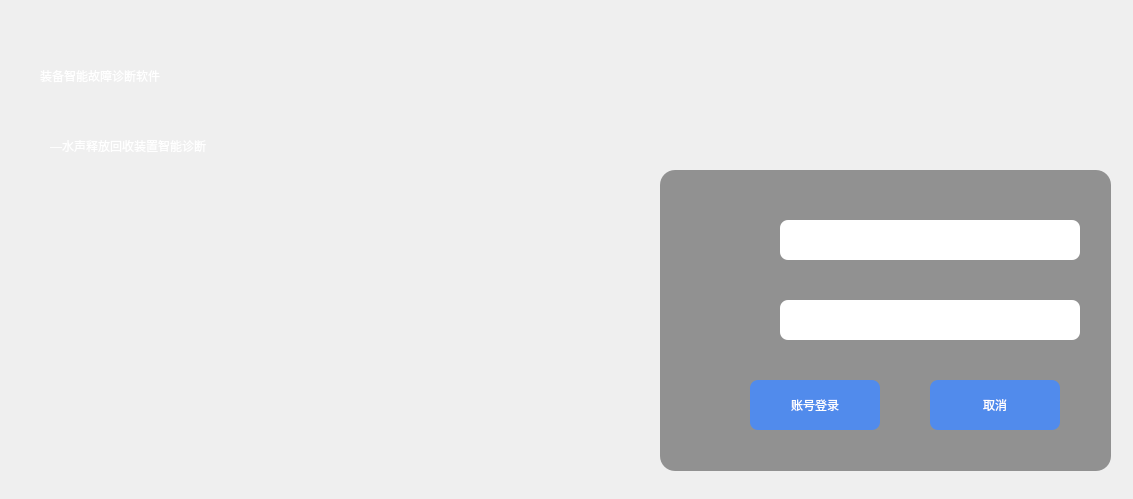
<?xml version="1.0" encoding="UTF-8"?>
<ui version="4.0">
 <class>qdlglogin</class>
 <widget class="QDialog" name="qdlglogin">
  <property name="geometry">
   <rect>
    <x>0</x>
    <y>0</y>
    <width>1133</width>
    <height>499</height>
   </rect>
  </property>
  <property name="windowTitle">
   <string>Dialog</string>
  </property>
  <property name="styleSheet">
   <string notr="true">QDialog#qdlglogin{
border-image: url(:/widget/login_background.png);
}

</string>
  </property>
  <widget class="QLabel" name="label_4">
   <property name="geometry">
    <rect>
     <x>40</x>
     <y>30</y>
     <width>531</width>
     <height>91</height>
    </rect>
   </property>
   <property name="styleSheet">
    <string notr="true">font: 26pt &quot;黑体&quot;;
color: rgb(255, 255, 255);</string>
   </property>
   <property name="text">
    <string>装备智能故障诊断软件</string>
   </property>
  </widget>
  <widget class="QWidget" name="widget_login" native="true">
   <property name="geometry">
    <rect>
     <x>660</x>
     <y>170</y>
     <width>451</width>
     <height>301</height>
    </rect>
   </property>
   <property name="minimumSize">
    <size>
     <width>0</width>
     <height>0</height>
    </size>
   </property>
   <property name="maximumSize">
    <size>
     <width>490</width>
     <height>430</height>
    </size>
   </property>
   <property name="styleSheet">
    <string notr="true">QWidget#widget_login{
/*border-image: url(:/new/prefix1/Diagnosis_Image/Login_bg2.png);*/
	background-color: rgba(0, 0, 0, 100);
border-radius:15px;
}</string>
   </property>
   <widget class="QLabel" name="label_6">
    <property name="geometry">
     <rect>
      <x>40</x>
      <y>50</y>
      <width>40</width>
      <height>40</height>
     </rect>
    </property>
    <property name="minimumSize">
     <size>
      <width>40</width>
      <height>40</height>
     </size>
    </property>
    <property name="maximumSize">
     <size>
      <width>40</width>
      <height>40</height>
     </size>
    </property>
    <property name="styleSheet">
     <string notr="true">border-image: url(:/widget/Login_us.png);</string>
    </property>
    <property name="text">
     <string/>
    </property>
   </widget>
   <widget class="QLabel" name="label_8">
    <property name="geometry">
     <rect>
      <x>40</x>
      <y>130</y>
      <width>40</width>
      <height>40</height>
     </rect>
    </property>
    <property name="minimumSize">
     <size>
      <width>40</width>
      <height>40</height>
     </size>
    </property>
    <property name="maximumSize">
     <size>
      <width>40</width>
      <height>40</height>
     </size>
    </property>
    <property name="styleSheet">
     <string notr="true">border-image: url(:/widget/Login_ps.png);</string>
    </property>
    <property name="text">
     <string/>
    </property>
   </widget>
   <widget class="QLineEdit" name="lineEdit_account_name">
    <property name="geometry">
     <rect>
      <x>120</x>
      <y>50</y>
      <width>300</width>
      <height>40</height>
     </rect>
    </property>
    <property name="minimumSize">
     <size>
      <width>300</width>
      <height>40</height>
     </size>
    </property>
    <property name="styleSheet">
     <string notr="true">border-radius:8px;</string>
    </property>
   </widget>
   <widget class="QLineEdit" name="lineEdit_account_password">
    <property name="geometry">
     <rect>
      <x>120</x>
      <y>130</y>
      <width>300</width>
      <height>40</height>
     </rect>
    </property>
    <property name="minimumSize">
     <size>
      <width>300</width>
      <height>40</height>
     </size>
    </property>
    <property name="styleSheet">
     <string notr="true">border-radius:8px;</string>
    </property>
   </widget>
   <widget class="QPushButton" name="pushButton_account_login">
    <property name="geometry">
     <rect>
      <x>90</x>
      <y>210</y>
      <width>130</width>
      <height>50</height>
     </rect>
    </property>
    <property name="minimumSize">
     <size>
      <width>130</width>
      <height>50</height>
     </size>
    </property>
    <property name="maximumSize">
     <size>
      <width>130</width>
      <height>50</height>
     </size>
    </property>
    <property name="styleSheet">
     <string notr="true">QPushButton { 
    border-radius: 8px; 
	background-color: rgb(81, 139, 236);
	
	color: rgb(255, 255, 255);
	font: 75 10pt &quot;微软雅黑&quot;;
 }</string>
    </property>
    <property name="text">
     <string>账号登录</string>
    </property>
   </widget>
   <widget class="QPushButton" name="pushButton_cancel">
    <property name="geometry">
     <rect>
      <x>270</x>
      <y>210</y>
      <width>130</width>
      <height>50</height>
     </rect>
    </property>
    <property name="minimumSize">
     <size>
      <width>130</width>
      <height>50</height>
     </size>
    </property>
    <property name="maximumSize">
     <size>
      <width>130</width>
      <height>50</height>
     </size>
    </property>
    <property name="styleSheet">
     <string notr="true">QPushButton { 
    border-radius: 8px; 
	background-color: rgb(81, 139, 236);
	color: rgb(255, 255, 255);
	font: 75 10pt &quot;微软雅黑&quot;;
 }</string>
    </property>
    <property name="text">
     <string>取消</string>
    </property>
   </widget>
   <zorder>lineEdit_account_name</zorder>
   <zorder>lineEdit_account_password</zorder>
   <zorder>pushButton_account_login</zorder>
   <zorder>pushButton_cancel</zorder>
   <zorder>label_6</zorder>
   <zorder>label_8</zorder>
  </widget>
  <widget class="QLabel" name="label_3">
   <property name="geometry">
    <rect>
     <x>730</x>
     <y>40</y>
     <width>321</width>
     <height>81</height>
    </rect>
   </property>
   <property name="styleSheet">
    <string notr="true">border-image: url(:/widget/login_logo.png);</string>
   </property>
   <property name="text">
    <string/>
   </property>
  </widget>
  <widget class="QLabel" name="label_5">
   <property name="geometry">
    <rect>
     <x>50</x>
     <y>100</y>
     <width>501</width>
     <height>91</height>
    </rect>
   </property>
   <property name="styleSheet">
    <string notr="true">font: 14pt &quot;黑体&quot;;
color: rgb(255, 255, 255);</string>
   </property>
   <property name="text">
    <string>—水声释放回收装置智能诊断</string>
   </property>
  </widget>
  <widget class="QLabel" name="label">
   <property name="geometry">
    <rect>
     <x>-40</x>
     <y>130</y>
     <width>745</width>
     <height>370</height>
    </rect>
   </property>
   <property name="styleSheet">
    <string notr="true">border-image: url(:/widget/login_picture.png);</string>
   </property>
   <property name="text">
    <string/>
   </property>
  </widget>
 </widget>
 <resources/>
 <connections/>
</ui>
